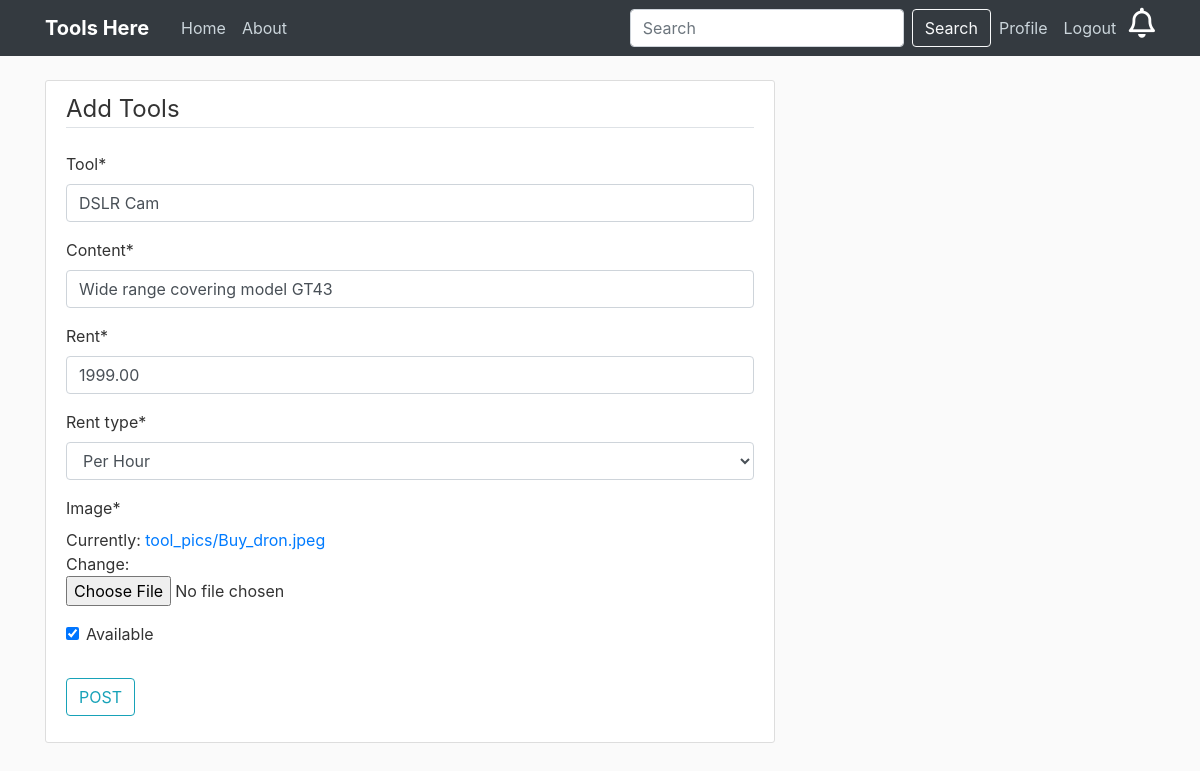
The page /post/3/update/ (signed in) on the database its author committed.
### home/models.py (models this page shows, shortened)
class Post(models.Model):
	tool = models.CharField(max_length=100)
	content = models.CharField(max_length=300)
	rent = models.DecimalField(decimal_places=2,max_digits=12)
	rent_type = models.CharField(max_length=100,choices=RENT_CHOICES,default=RENT_CHOICES[0][0])
	rating = models.FloatField(default=0)
	owner = models.ForeignKey(CustomUser, on_delete=models.CASCADE)
	image = models.ImageField(default='default.jpg', upload_to='tool_pics')
	available = models.BooleanField(default=False)

### home/views.py (the view, shortened to what this page needs)
# urls.py: path('post/<int:pk>/update/', PostUpdateView.as_view(), name='post-update'),
class PostUpdateView(LoginRequiredMixin, UserPassesTestMixin, UpdateView):
	model = Post
	fields = ['tool', 'content','rent','rent_type','image','available']
	success_url = '/accounts/mytools/'
	def test_func(self):
		post = self.get_object()
		if self.request.user == post.owner:
			return True
		return False

### home/templates/home/post_form.html (shortened to what this page needs)
{% extends "base.html" %}
{% load crispy_forms_tags %}
{% block content %}
<div class="content-section">
    <form class="login-form" method="POST" enctype="multipart/form-data">
        <fieldset class="form-group">
          <legend class="border-bottom mb-4">Add Tools</legend>
          {{ form|crispy }}
        </fieldset>
      <div class="form-group">
        <button class="btn btn-outline-info" type="submit">POST</button>
      </div>
    </form>
</div>
{% endblock content %}

### tools2/static/home/main.css (style rules this page uses)
body { background: #fafafa; color: #333333; margin-top: 5rem; }
.content-section { background: #ffffff; padding: 10px 20px; border: 1px solid #dddddd; border-radius: 3px; margin-bottom: 20px; }

### rows shown on the page
Post: tool "DSLR Cam", content "Wide range covering model GT43", rent "1999.00", rent_type "Per Hour", available "☑"
